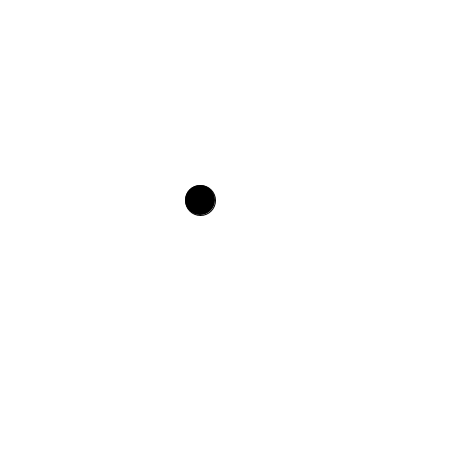
Frame 1 (no input)
Frame 60 (the mouse pressed at the canvas centre just before this capture): identical to frame 1, image omitted
Frame 120 (the mouse held since frame 60 and released just before this capture): identical to frame 1, image omitted

The Processing sketch that drew this single still picture (run headless with seeded random() and noise(); from frame 60 on, the mouse is pressed at the canvas centre):

// Processing sketch: simple_scratch_by_processing
// ── simple_scratch_by_processing.pde
int x = 200;
int y = 200;
int step = 2;
void setup(){
  //Set screen size
  size(450,450);
  //set circle mode
  ellipseMode(CENTER);
}
void draw(){
  background(255); // to remove previous circle
  
  fill(0); // circle color
  ellipse(x, y, 30, 30);  // draw circle
  
  if(keyPressed){ //catch keyboard event
    if(keyCode == UP){ // move up
      y -= step;
    }
    if(keyCode == DOWN){ // move down
      y += step;
    }
    if(keyCode == LEFT){ // move left
      x -= step;
    }
    if(keyCode == RIGHT){ // move right
      x += step;
    }
  }
}
